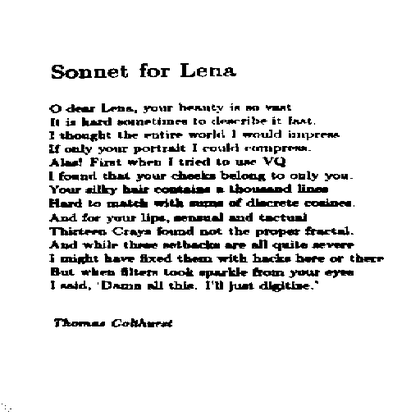
%> input picture assignment2/son3.gif, 420 x 420 px, shrunk from 512 x 512 before the run
$ octave Question2.m   (GNU Octave 9; MATLAB toolbox functions it lacks are replaced by stand-ins)
%> lines starting %> are read from the running program, lines starting %| are printed output that depends on the picture; in (x1, y1, x2, y2) boxes, pixels count from 0 and x2, y2 are one past the last pixel; in counts of white or black regions, pixels touching at a corner belong together; the program's own positions count from 1
% Yash Patel, 201301134 %
% CSE, IIIT-H %

% Read the actaul image. %
im = double(imread('son3.gif'));
%> im: size 420x420 double; min 0, max 255, mean 23.6

% Read the three rotated images. %
im_1 = double(imread('son3rot1.gif'));
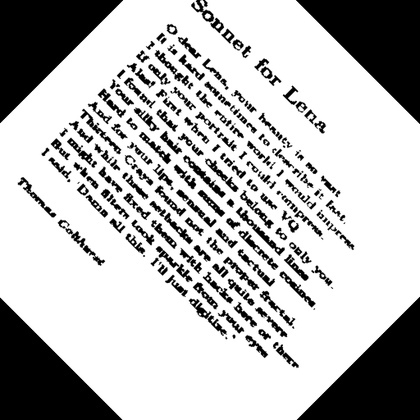
%> input picture assignment2/son3rot1.gif, 420 x 420 px, shrunk from 512 x 512 before the run
%> im_1: size 420x420 double; min 0, max 255, mean 187.4; mean of the top-left, top-right, bottom-left and bottom-right quarters 173.9, 190.6, 197.7, 187.2
im_2 = double(imread('son3rot2.gif'));
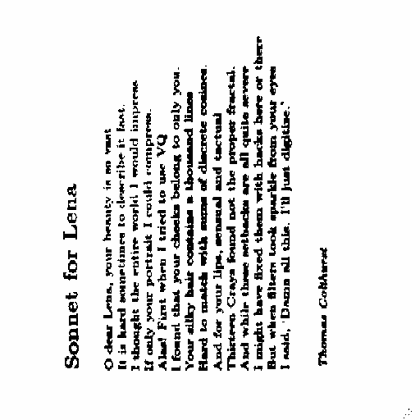
%> input picture assignment2/son3rot2.gif, 420 x 420 px, shrunk from 512 x 512 before the run
%> im_2: size 420x420 double; min 0, max 15, mean 0.628
im_3 = double(imread('son3rot3.gif'));
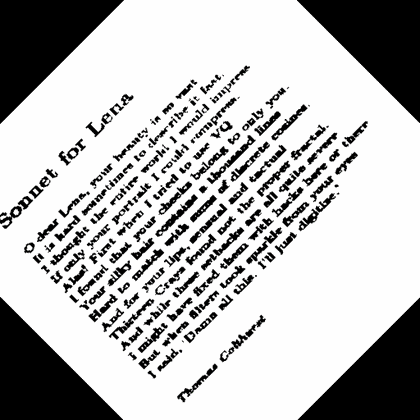
%> input picture assignment2/son3rot3.gif, 420 x 420 px, shrunk from 512 x 512 before the run
%> im_3: size 420x420 double; min 0, max 69, mean 1.2

% Take DFTs of these images. %
dft_o = fft2(im);
dft_o = fftshift(dft_o);

dft_1 = fft2(im_1);
dft_1 = fftshift(dft_1);

dft_2 = fft2(im_2);
dft_2 = fftshift(dft_2);

dft_3 = fft2(im_3);
dft_3 = fftshift(dft_3);

%figure, imshow(mat2gray(abs(log(1 + dft_o)))), title('Original Image')
%figure, imshow(mat2gray(abs(log(1 + dft_1)))), title('Image 1')
%figure, imshow(mat2gray(abs(log(1 + dft_2)))), title('Image 2')
%figure, imshow(mat2gray(abs(log(1 + dft_3)))), title('Image 3')

ln_o = mat2gray(abs(log(1 + dft_o)));
ln_1 = mat2gray(abs(log(1 + dft_1)));
ln_2 = mat2gray(abs(log(1 + dft_2)));
ln_3 = mat2gray(abs(log(1 + dft_3)));
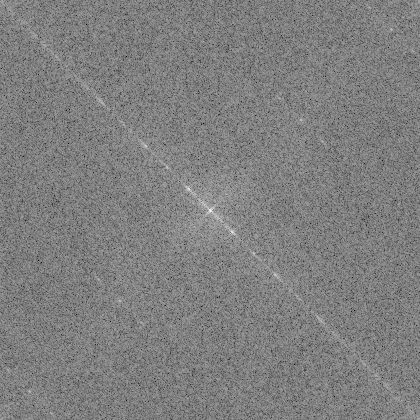
%> ln_3: size 420x420 double; min 0, max 1, mean 0.499

bw_o = im2bw(ln_o, 0.80);
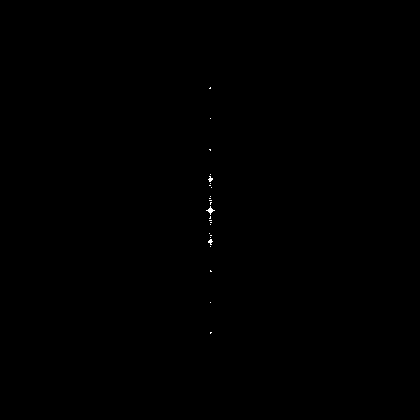
%> bw_o: size 420x420 logical; 0.06% white in thin lines or dots, all inside (x1, y1, x2, y2) = (206, 87, 215, 334)
bw_1 = im2bw(ln_1, 0.80);
%> bw_1: size 420x420 logical; 0.01% white in thin lines or dots, all inside (x1, y1, x2, y2) = (188, 188, 233, 233)
bw_2 = im2bw(ln_2, 0.80);
%> bw_2: size 420x420 logical; 0.04% white in thin lines or dots, all inside (x1, y1, x2, y2) = (118, 46, 303, 375)
bw_3 = im2bw(ln_3, 0.80);
%> bw_3: size 420x420 logical; 0.01% white in thin lines or dots, all inside (x1, y1, x2, y2) = (145, 146, 276, 275)

[r1 c1] = find(bw_1 == max(max(bw_1)));
%> r1 = 21 values from 189 to 233; c1 = 21 values from 189 to 233
[r2 c2] = find(bw_2 == max(max(bw_2)));
%> r2 = 67 values from 47 to 375; c2 = 67 values from 119 to 303
[r3 c3] = find(bw_3 == max(max(bw_3)));
%> r3 = 25 values from 147 to 275; c3 = 25 values from 146 to 276

size_1 = size(r1);
%> size_1 = [21 1]
size_2 = size(r2);
%> size_2 = [67 1]
size_3 = size(r3);
%> size_3 = [25 1]

mean_1 = 0;
mean_2 = 0;
mean_3 = 0;

count_1 = 0;
count_2 = 0;
count_3 = 0;

figure, imshow(im)
%> after `imshow(im)`:
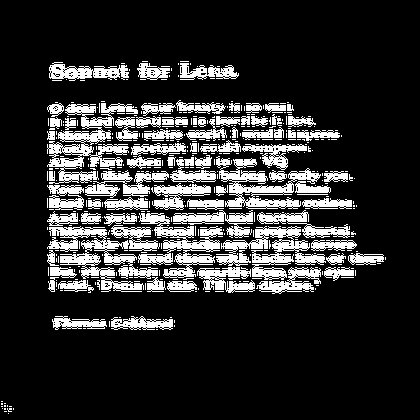
%> displayed picture: size 420x420, on the screen's scale of 0 to 255; 18.6% white; 412 white regions (336 under 20 px), largest, box (x1, y1, x2, y2) and area: (47, 225, 160, 292) 3156, (47, 103, 138, 184) 2733, (216, 226, 326, 280) 2302

for i=1:size_1
    for j=1:size_1
        if i ~= j && r1(i) ~= r1(j)
            count_1 = count_1 + 1;
            mean_1 = mean_1 + abs((c1(i) - c1(j))/(r1(i) - r1(j)));
        end
    end
end
%> this loop made 21 passes
%> after the loop, count_1 = 372; mean_1 = 380

figure, imshow(im_1)
%> after `imshow(im_1)`:
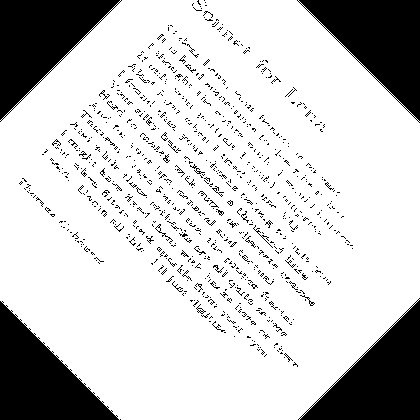
%> displayed picture: size 420x420, on the screen's scale of 0 to 255; 80.5% white; 953 black regions (920 under 20 px), largest, box (x1, y1, x2, y2) and area: (297, 0, 420, 123) 7504, (0, 0, 122, 122) 7382, (298, 298, 420, 420) 7382
mean_1 = mean_1/(count_1);
%> mean_1 = 1.02
%> (the run ends here)
